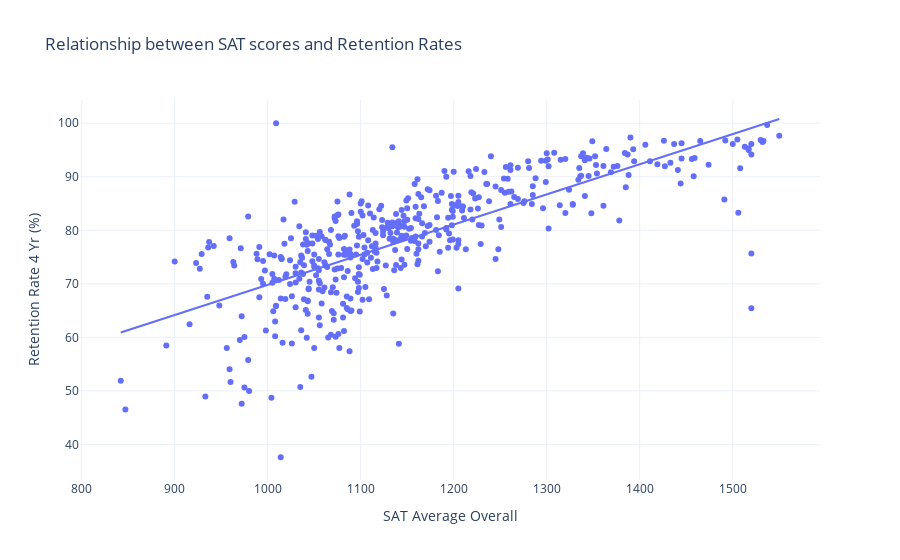

The notebook cell this image was saved under:
### Code cell
# SAT overage with retention rate
fig = px.scatter(data_frame = df.dropna(), #color="School Ownership",
                 x = "SAT Average Overall", y = "Retention Rate 4 Yr (%)",
                 hover_name='School Name', trendline = 'ols',
#                  color_discrete_map={ # replaces default color mapping by value
#                 "True": "RebeccaPurple", "False": "MediumGreen"},
                 template = 'plotly_white',
                title = 'Relationship between SAT scores and Retention Rates')
fig.update_layout(hovermode='closest')

### Figure 1 — Plotly figure (JSON) as saved in the notebook; plotly's stock layout.template omitted (floating-point values rounded to 4 significant figures; data arrays with more than 128 entries replaced by an {"elided": "..."} marker saying what was removed)
{"data": [{"hovertemplate": "<b>%{hovertext}</b><br><br>SAT Average Overall=%{x}<br>Retention Rate 4 Yr (%)=%{y}<extra></extra>", "hovertext": {"elided": "460 str values"}, "legendgroup": "", "marker": {"color": "#636efa", "symbol": "circle"}, "mode": "markers", "name": "", "orientation": "v", "showlegend": false, "type": "scatter", "x": {"elided": "460 int values"}, "xaxis": "x", "y": {"elided": "460 float values"}, "yaxis": "y"}, {"hovertemplate": "<b>OLS trendline</b><br>Retention Rate 4 Yr (%) = 0.0563071 * SAT Average Overall + 13.5145<br>R<sup>2</sup>=0.566226<br><br>SAT Average Overall=%{x}<br>Retention Rate 4 Yr (%)=%{y} <b>(trend)</b><extra></extra>", "legendgroup": "", "marker": {"color": "#636efa", "symbol": "circle"}, "mode": "lines", "name": "", "showlegend": false, "type": "scatter", "x": {"elided": "460 int values"}, "xaxis": "x", "y": {"elided": "460 float values"}, "yaxis": "y"}], "layout": {"hovermode": "closest", "legend": {"tracegroupgap": 0}, "title": {"text": "Relationship between SAT scores and Retention Rates"}, "xaxis": {"anchor": "y", "domain": [0, 1], "title": {"text": "SAT Average Overall"}}, "yaxis": {"anchor": "x", "domain": [0, 1], "title": {"text": "Retention Rate 4 Yr (%)"}}}}
